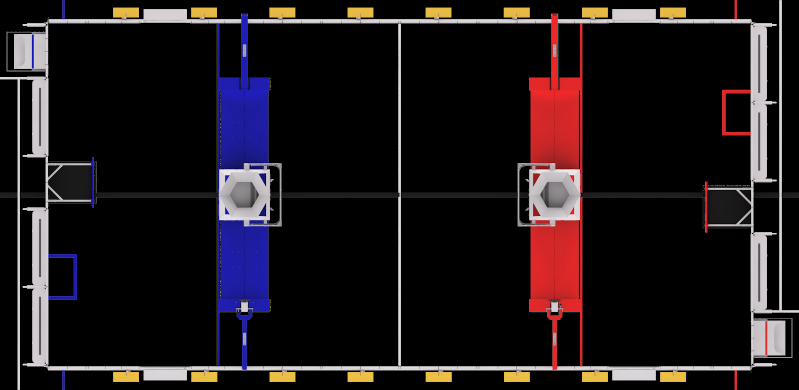
#> input picture web/fields/2025.png, 1597 x 779 px (shown at 1/2 size)
$ python -i layout.py   (imports and definitions only)   (older library calls are emulated)
#> lines starting #> are read from the running program, lines starting #| are printed output that depends on the picture
"""Broadcast signal decomposition: split an FRC webcast frame into its panes.

Event broadcasts are compositions: one or two field cameras, close-up
"alliance" cameras, a scorebug, sponsor / replay panes, letterbox bars. The
tracker must run on *the overview pane only*, side panes must feed the
scoring / climb reasoning, and the scorebug must be masked, so the first job
is to recover that composition from pixels alone:

1. **Pane boundaries** — persistent, straight, full-span edges. A pane edge is
   a row (or column) where the |Sobel| response is strong across ≥ ~80 % of
   the span in *every* sampled frame (temporal median of the coverage
   profile). Field walls / tape lines are straight too, but they never span
   the full frame and they are not perfectly axis aligned, so they drop out.
   Dark gutters and letterbox / pillarbox bars are found from the temporal
   max brightness.
2. **Static graphics** — scorebug / lower-third: pixels whose temporal std is
   ~0 while their edge density is high (digits, logos). The largest such
   blob in the top or bottom band is the scorebug.
3. **Pane roles** — per-pane content features from the temporal median
   frame (the background with the robots averaged away) and the temporal
   std map: carpet fraction (grey floor), saturated red / blue mass, live
   fraction (how much of the pane moves), global change (a panning close-up
   camera changes everywhere), size. A wide static camera on a grey floor
   with a handful of small moving blobs is the *overview*; a second such pane
   is ``overview_alt``; panning / high-live panes are alliance close-ups,
   biased blue / red by their colour cast; static high-contrast panes are
   graphics.
4. **Timeline** — the director switches layouts mid-match. Per-frame
   boundary signatures are grouped into runs; each run is analysed as its own
   segment. Consumers pause tracking when a segment has no overview pane.

Everything is OpenCV / numpy on ≤ 480-px-wide thumbnails, so a 3-minute match
segments in a few seconds.
"""

from __future__ import annotations

from dataclasses import asdict, dataclass, field
from pathlib import Path
from typing import Any, Callable, Iterable, Sequence

import numpy as np

ProgressFn = Callable[[str, float], None]

ANALYSIS_WIDTH = 480
EDGE_THRESHOLD = 34.0  # |Sobel| on 0..255 gray, 3x3 kernel, scaled by 1/4
CUT_COVERAGE = 0.78  # fraction of the span that must carry the edge
DARK_LEVEL = 26.0  # letterbox / gutter brightness (temporal max)
MIN_PANE_FRAC = 0.12  # panes smaller than this along an axis are noise
STATIC_STD = 4.5  # temporal std below which a pixel is "static graphics"
LIVE_STD = 7.0  # temporal std above which a pixel is "moving"

ROLE_OVERVIEW = "overview"
ROLE_OVERVIEW_ALT = "overview_alt"
ROLE_BLUE = "blue_side"
ROLE_RED = "red_side"
ROLE_SIDELINE = "sideline"
ROLE_GRAPHICS = "graphics"
ROLE_SCOREBUG = "scorebug"
ROLE_OTHER = "other"

ROLE_PURPOSE = {
    ROLE_OVERVIEW: "Wide field camera — drives robot tracking, depth / BEV and the top-down map",
    ROLE_OVERVIEW_ALT: "Second wide field camera — cross-checks positions; not tracked",
    ROLE_BLUE: "Blue-side close-up — blue scoring / climb cues",
    ROLE_RED: "Red-side close-up — red scoring / climb cues",
    ROLE_SIDELINE: "Sideline / close-up camera — scoring and climb cues",
    ROLE_GRAPHICS: "Static graphics (sponsor / score panel) — ignored",
    ROLE_SCOREBUG: "Scorebug overlay — OCR for time, score and teams; masked from tracking",
    ROLE_OTHER: "Unclassified pane — ignored",
}


@dataclass
class PaneBox:
    """Normalized [0,1] pane rectangle in the full frame."""

    x0: float
    y0: float
    x1: float
    y1: float

    @property
    def w(self) -> float:
        return max(self.x1 - self.x0, 0.0)

    @property
    def h(self) -> float:
        return max(self.y1 - self.y0, 0.0)

    @property
    def area(self) -> float:
        return self.w * self.h

    def as_list(self) -> list[float]:
        return [round(self.x0, 4), round(self.y0, 4), round(self.x1, 4), round(self.y1, 4)]

    # [19 lines left out: functions pixels, slice, same_as, not called in this run]


@dataclass
class DetectedPane:
    role: str
    box: PaneBox
    confidence: float
    features: dict[str, float] = field(default_factory=dict)
    alliance_bias: str | None = None
    scorebug: list[float] | None = None  # normalized box of a scorebug *inside* this pane

    # [14 lines left out: function as_dict, not called in this run]


@dataclass
class FrameLayout:
    """Decomposition of one layout segment."""

    panes: list[DetectedPane]
    letterbox: PaneBox  # active picture area after removing black bars
    row_cuts: list[float]
    col_cuts: list[float]
    scorebug: list[float] | None
    signature: str
    confidence: float
    detail: str

    # [5 lines left out: function overview, not called in this run]

    def by_role(self, *roles: str) -> list[DetectedPane]:
        return [p for p in self.panes if p.role in roles]

    # [26 lines left out: functions mode, as_dict, not called in this run]


@dataclass
class LayoutSegment:
    t0: float
    t1: float
    layout: FrameLayout
    sample_count: int = 0

    # [11 lines left out: function as_dict, not called in this run]


@dataclass
class LayoutTimeline:
    segments: list[LayoutSegment]
    duration: float
    fps: float
    frame_size: tuple[int, int]

    # [66 lines left out: functions at, primary, overview_coverage, as_dict, sample_frames, not called in this run]


def _thumb(frame: np.ndarray, width: int = ANALYSIS_WIDTH) -> np.ndarray:
    import cv2

    h, w = frame.shape[:2]
    if w <= width:
        return frame
    scale = width / w
    return cv2.resize(frame, (width, max(1, int(round(h * scale)))), interpolation=cv2.INTER_AREA)


# --------------------------------------------------------- boundary detection


WEAK_EDGE = 12.0
STRONG_EDGE = 34.0
WEAK_COVERAGE = 0.85
STRONG_COVERAGE = 0.50
FULL_COVERAGE = 0.78  # strong edge across this much of the span is a cut on its own
MAX_CONTINUITY = 0.20  # structure crossing the seam ⇒ same camera, not a seam
PEAK_PROMINENCE = 1.5


# [10 lines left out: function edge_coverage_profiles, not called in this run]


def seam_profile(gray: np.ndarray, *, axis: int = 0) -> dict[str, np.ndarray]:
    """Per-line seam evidence along ``axis`` (0 → row seams, 1 → column seams).

    Returns weak / strong edge coverage (2-line max-pooled so a seam that
    straddles two thumbnail lines is not halved), the mean gradient, and the
    *continuity* of perpendicular structure across the line: the correlation
    between the |gradient| profiles a few lines above and below. Real camera
    content (robots, walls, field elements) is 3-D and crosses straight
    lines; a composition seam separates two unrelated images, so nothing
    crosses it.
    """
    import cv2

    g = gray.astype(np.float32)
    if axis == 1:
        g = np.ascontiguousarray(g.T)
    n = g.shape[0]
    along = np.abs(cv2.Sobel(g, cv2.CV_32F, 0, 1, ksize=3)) * 0.25  # gradient across lines
    perp = np.abs(cv2.Sobel(g, cv2.CV_32F, 1, 0, ksize=3)) * 0.25  # gradient along lines
    pooled = along.copy()
    pooled[:-1] = np.maximum(along[:-1], along[1:])
    weak = np.mean(pooled > WEAK_EDGE, axis=1)
    strong = np.mean(pooled > STRONG_EDGE, axis=1)
    mean = along.mean(axis=1)
    cont = np.ones(n, dtype=np.float32)
    gap, band = 2, 6
    for y in range(gap + band, n - gap - band - 1):
        a = perp[y - gap - band : y - gap].mean(axis=0)
        b = perp[y + gap + 2 : y + gap + 2 + band].mean(axis=0)
        sa, sb = float(a.std()), float(b.std())
        if sa < 1e-6 or sb < 1e-6:
            cont[y] = 0.0
            continue
        cont[y] = float(np.corrcoef(a, b)[0, 1])
    return {"weak": weak.astype(np.float32), "strong": strong.astype(np.float32), "mean": mean.astype(np.float32), "continuity": cont}


def seam_candidates(profile: dict[str, np.ndarray], *, margin: int, min_gap: int) -> list[int]:
    """Line indices that pass the seam rule, merged within ``min_gap``."""
    weak, strong, mean, cont = profile["weak"], profile["strong"], profile["mean"], profile["continuity"]
    n = len(weak)
    cands: list[int] = []
    for y in range(margin, n - margin):
        lo, hi = max(0, y - 14), min(n, y + 15)
        ring = np.concatenate([mean[lo : max(lo, y - 5)], mean[min(hi, y + 6) : hi]])
        base = float(np.median(ring)) if ring.size else 0.0
        prominent = mean[y] >= PEAK_PROMINENCE * max(base, 1.0)
        full = strong[y] >= FULL_COVERAGE and cont[y] <= MAX_CONTINUITY + 0.05
        seam = weak[y] >= WEAK_COVERAGE and strong[y] >= STRONG_COVERAGE and prominent and cont[y] <= MAX_CONTINUITY
        if full or seam:
            cands.append(y)
    if not cands:
        return []
    groups: list[list[int]] = [[cands[0]]]
    for i in cands[1:]:
        if i - groups[-1][-1] <= min_gap:
            groups[-1].append(i)
        else:
            groups.append([i])
    return [int(max(g, key=lambda i: mean[i])) for g in groups]


# [17 lines left out: function _peaks, not called in this run]


def _dark_runs(max_profile: np.ndarray, level: float) -> list[tuple[int, int]]:
    dark = max_profile < level
    runs: list[tuple[int, int]] = []
    start = None
    for i, d in enumerate(dark):
        if d and start is None:
            start = i
        elif not d and start is not None:
            runs.append((start, i))
            start = None
    if start is not None:
        runs.append((start, len(dark)))
    return runs


def detect_boundaries(
    frames: Sequence[np.ndarray],
) -> tuple[PaneBox, list[float], list[float], dict[str, Any]]:
    """Letterbox box + normalized row/column cuts from a stack of thumbnails."""
    import cv2

    grays = [cv2.cvtColor(_thumb(f), cv2.COLOR_BGR2GRAY) if f.ndim == 3 else _thumb(f) for f in frames]
    h, w = grays[0].shape[:2]
    grays = [g for g in grays if g.shape[:2] == (h, w)]
    stack = np.stack(grays).astype(np.float32)
    tmax = stack.max(axis=0)

    # Letterbox / pillarbox: dark bars touching the frame edges in every frame.
    row_max = tmax.max(axis=1)
    col_max = tmax.max(axis=0)
    y0, y1, x0, x1 = 0, h, 0, w
    for a, b in _dark_runs(row_max, DARK_LEVEL):
        if a == 0:
            y0 = max(y0, b)
        if b == h:
            y1 = min(y1, a)
    for a, b in _dark_runs(col_max, DARK_LEVEL):
        if a == 0:
            x0 = max(x0, b)
        if b == w:
            x1 = min(x1, a)
    if y1 - y0 < h * 0.4 or x1 - x0 < w * 0.4:
        y0, y1, x0, x1 = 0, h, 0, w
    letterbox = PaneBox(x0 / w, y0 / h, x1 / w, y1 / h)

    inner = stack[:, y0:y1, x0:x1]
    ih, iw = inner.shape[1:]
    # The temporal median wipes robots / people; seams and static structure stay.
    median = np.median(inner, axis=0) if inner.shape[0] > 1 else inner[0]

    # Interior dark gutters (black bars between panes) also count as cuts.
    inner_row_max = inner.max(axis=0).max(axis=1)
    inner_col_max = inner.max(axis=0).max(axis=0)
    gutter_rows = [(a + b) // 2 for a, b in _dark_runs(inner_row_max, DARK_LEVEL) if 0 < a and b < ih and (b - a) >= 2]
    gutter_cols = [(a + b) // 2 for a, b in _dark_runs(inner_col_max, DARK_LEVEL) if 0 < a and b < iw and (b - a) >= 2]

    margin_r = max(3, int(ih * MIN_PANE_FRAC))
    margin_c = max(3, int(iw * MIN_PANE_FRAC))
    row_prof = seam_profile(median, axis=0)
    row_cuts_px = seam_candidates(row_prof, margin=margin_r, min_gap=6)
    row_cuts_px = _confirm_per_frame(row_cuts_px, inner, axis=0)
    row_cuts_px = _reject_crossing(row_cuts_px, inner, axis=0)
    row_cuts_px += [r for r in gutter_rows if margin_r <= r < ih - margin_r]
    row_cuts_px = _merge_close(sorted(set(row_cuts_px)), min_gap=max(6, int(ih * MIN_PANE_FRAC)))

    # Column cuts are evaluated per row-band so a split lower pane does not
    # need the edge to run through the (unsplit) upper pane.
    bands = [0] + row_cuts_px + [ih]
    col_cuts_px: list[int] = []
    col_by_band: dict[tuple[int, int], list[int]] = {}
    for a, b in zip(bands[:-1], bands[1:]):
        if b - a < margin_r:
            continue
        band_prof = seam_profile(median[a:b], axis=1)
        cuts = seam_candidates(band_prof, margin=margin_c, min_gap=6)
        cuts = _confirm_per_frame(cuts, inner[:, a:b], axis=1)
        cuts = _reject_crossing(cuts, inner[:, a:b], axis=1)
        band_dark = inner[:, a:b].max(axis=0).max(axis=0)
        cuts += [(c0 + c1) // 2 for c0, c1 in _dark_runs(band_dark, DARK_LEVEL) if margin_c <= c0 and c1 < iw - margin_c and (c1 - c0) >= 2]
        cuts = _merge_close(sorted(set(cuts)), min_gap=max(6, int(iw * MIN_PANE_FRAC)))
        col_by_band[(a, b)] = cuts
        col_cuts_px.extend(cuts)
    col_cuts_px += [c for c in gutter_cols if margin_c <= c < iw - margin_c]
    col_cuts_px = _merge_close(sorted(set(col_cuts_px)), min_gap=max(6, int(iw * MIN_PANE_FRAC)))

    # Normalize cuts into full-frame coordinates.
    row_cuts = [letterbox.y0 + (r / ih) * letterbox.h for r in row_cuts_px]
    col_cuts = [letterbox.x0 + (c / iw) * letterbox.w for c in col_cuts_px]
    debug = {
        "row_profile": row_prof["weak"],
        "row_strength": [float(min(1.0, row_prof["weak"][r])) for r in row_cuts_px if r < ih],
        "col_by_band": {f"{letterbox.y0 + a / ih * letterbox.h:.3f}-{letterbox.y0 + b / ih * letterbox.h:.3f}": [letterbox.x0 + c / iw * letterbox.w for c in cuts] for (a, b), cuts in col_by_band.items()},
        "thumb_size": (w, h),
    }
    return letterbox, row_cuts, col_cuts, debug


MAX_CROSSING = 0.08
MIN_FRAMES_FOR_CROSSING = 6


# [32 lines left out: function temporal_crossing, not called in this run]


def _reject_crossing(cuts: list[int], inner: np.ndarray, *, axis: int) -> list[int]:
    if inner.shape[0] < MIN_FRAMES_FOR_CROSSING:
        return cuts
    return [c for c in cuts if temporal_crossing(inner, c, axis=axis) <= MAX_CROSSING]


def _confirm_per_frame(cuts: list[int], inner: np.ndarray, *, axis: int, min_fraction: float = 0.6) -> list[int]:
    """Keep cuts whose weak-edge coverage is present in most individual frames.

    A seam is a property of the composition, so it is in every frame; a
    structure that only shows in the temporal median (e.g. a wall line that
    robots keep crossing) is not.
    """
    if not cuts or inner.shape[0] < 2:
        return cuts
    kept: list[int] = []
    n_frames = inner.shape[0]
    idx = np.linspace(0, n_frames - 1, min(n_frames, 9)).astype(int)
    for c in cuts:
        hits = 0
        for i in idx:
            prof = seam_profile(inner[i], axis=axis)
            lo, hi = max(0, c - 1), min(len(prof["weak"]), c + 2)
            if float(prof["weak"][lo:hi].max()) >= WEAK_COVERAGE - 0.1:
                hits += 1
        if hits >= min_fraction * len(idx):
            kept.append(c)
    return kept


def _merge_close(values: list[int], *, min_gap: int) -> list[int]:
    out: list[int] = []
    for v in values:
        if out and v - out[-1] < min_gap:
            out[-1] = (out[-1] + v) // 2
        else:
            out.append(v)
    return out


# [116 lines left out: functions boxes_from_cuts, _hsv_masks, pane_features, overview_score, not called in this run]


def _is_graphics(f: dict[str, float]) -> bool:
    return f.get("static", 0.0) > 0.8 and f.get("live", 0.0) < 0.05


# [159 lines left out: functions _bug_overlap, _classify_panes, detect_scorebug, analyze_frames, not called in this run]


def _signature(letterbox: PaneBox, row_cuts: Sequence[float], col_cuts: Sequence[float]) -> str:
    parts = ["L" + ",".join(f"{v:.3f}" for v in (letterbox.x0, letterbox.y0, letterbox.x1, letterbox.y1))]
    parts.append("R" + ",".join(f"{v:.3f}" for v in sorted(row_cuts)))
    parts.append("C" + ",".join(f"{v:.3f}" for v in sorted(col_cuts)))
    return "|".join(parts)


# [25 lines left out: functions _parse_signature, same_signature, not called in this run]


def frame_signature(frames: np.ndarray | Sequence[np.ndarray]) -> str:
    """Cheap layout signature (boundaries only) for change detection."""
    if isinstance(frames, np.ndarray) and frames.ndim == 3:
        frames = [frames]
    letterbox, row_cuts, col_cuts, _debug = detect_boundaries(list(frames))
    return _signature(letterbox, row_cuts, col_cuts)


# ---------------------------------------------------------------- timeline


# [146 lines left out: functions analyze_video_layout, _absorb_blips, render_decomposition, not called in this run]

>>> import cv2
>>> picture = cv2.imread('../web/fields/2025.png')
#> picture is the input picture: shape (779, 1597, 3); mean B, G, R 26.3, 23, 30
>>> result = frame_signature(picture)
#> in _thumb, `return cv2.resize(frame, (width, max(1, int(round(h * scale)))), inter..`:
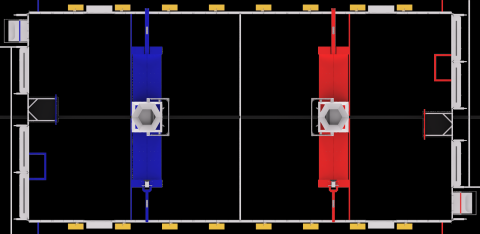
#> returned value: shape (234, 480, 3); mean of channels 0, 1, 2 26.3, 23, 30; drawn as B, G, R
#> in detect_boundaries, `grays = [cv2.cvtColor(_thumb(f), cv2.COLOR_BGR2GRAY) if f.ndim == 3 el..`: grays = 1 item
#> in detect_boundaries, `tmax = stack.max(axis=0)`:
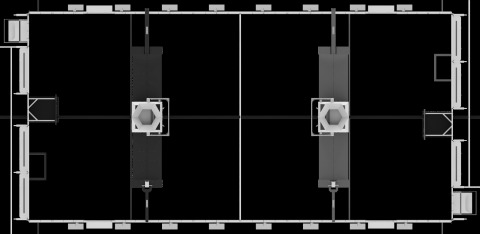
#> tmax: shape (234, 480) float32; min 0, max 231, mean 25.5
#> in detect_boundaries, `row_max = tmax.max(axis=1)`: row_max = 234 values, max 231 at index 102, min 199 at index 0, mean 212.8
#> in detect_boundaries, `col_max = tmax.max(axis=0)`: col_max = 480 values, max 231 at index 342, min 157 at index 6, mean 211.7
#> in detect_boundaries, `inner_row_max = inner.max(axis=0).max(axis=1)`: inner_row_max has the same summary as row_max
#> in detect_boundaries, `inner_col_max = inner.max(axis=0).max(axis=0)`: inner_col_max has the same summary as col_max
#> in detect_boundaries, `gutter_rows = [(a + b) // 2 for a, b in _dark_runs(inner_row_max, DARK..`: gutter_rows = []
#> in seam_profile, `perp = np.abs(cv2.Sobel(g, cv2.CV_32F, 1, 0, ksize=3)) * 0.25`:
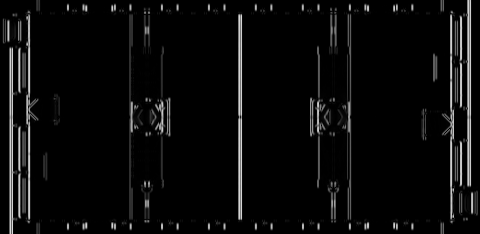
#> perp: shape (234, 480) float32; min 0, max 217, mean 10.8
#> in seam_profile, `pooled[:-1] = np.maximum(along[:-1], along[1:])`:
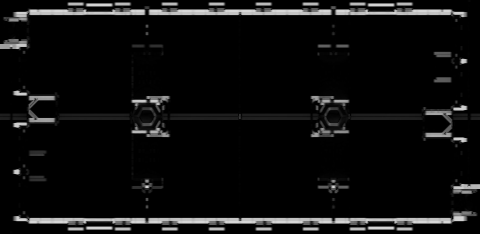
#> pooled: shape (234, 480) float32; min 0, max 216.5, mean 14.4
#> in seam_profile, `weak = np.mean(pooled > WEAK_EDGE, axis=1)`: weak = 234 values, max 0.95 at index 220, min 0 at index 0, mean 0.14
#> in seam_profile, `strong = np.mean(pooled > STRONG_EDGE, axis=1)`: strong = 234 values, max 0.942 at index 220, min 0 at index 0, mean 0.0963
#> in seam_profile, `mean = along.mean(axis=1)`: mean = 234 values, max 177.5 at index 13, min 0 at index 0, mean 10.09
#> the loop in seam_profile, `for y in range(gap + band, n - gap - band - 1):` made 217 passes
#> (sa, sb) on passes 1 to 3: (19.99, 23.02), (24.51, 25.27), (30.38, 28.45)
#> after the loop in seam_profile, `for y in range(gap + band, n - gap - band - 1):`: cont = 234 values, max 1 at index 0, min 0.113 at index 219, mean 0.841
#> in detect_boundaries, `row_prof = seam_profile(median, axis=0)`: row_prof = 4 items
#> in seam_candidates, `n = len(weak)`: n = 234
#> the loop in seam_candidates, `for y in range(margin, n - margin):` made 178 passes
#> (base, prominent) on passes 1 to 3: (2.98, False), (2.98, False), (1.88, False)
#> after the loop in seam_candidates, `for y in range(margin, n - margin):`: cands = []
#> in detect_boundaries, `bands = [0] + row_cuts_px + [ih]`: bands = [0, 234]
#> the loop in detect_boundaries, `for a, b in zip(bands[:-1], bands[1:]):` made 1 pass
#> (a, b) on pass 1: (0, 234)
#> pass 1, in seam_profile (call 2), `g = np.ascontiguousarray(g.T)`:
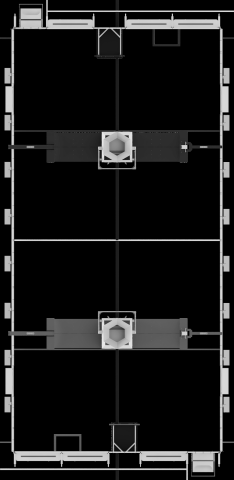
#> g: shape (480, 234) float32; min 0, max 231, mean 25.5
#> pass 1, in seam_profile (call 2), `along = np.abs(cv2.Sobel(g, cv2.CV_32F, 0, 1, ksize=3)) * 0.25`:
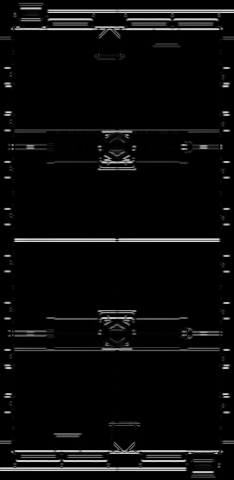
#> along: shape (480, 234) float32; min 0, max 217, mean 10.8
#> pass 1, in seam_profile (call 2), `perp = np.abs(cv2.Sobel(g, cv2.CV_32F, 1, 0, ksize=3)) * 0.25`:
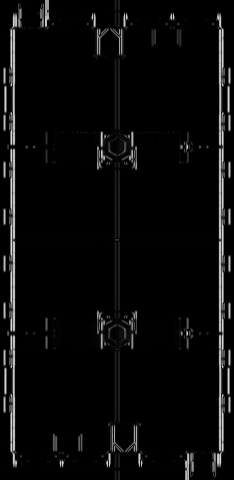
#> perp: shape (480, 234) float32; min 0, max 216.5, mean 10.1
#> after the loop in detect_boundaries, `for a, b in zip(bands[:-1], bands[1:]):`: col_by_band = {(0, 234): []}; col_cuts_px = []
#> result = 'L0.000,0.000,1.000,1.000|R|C'
